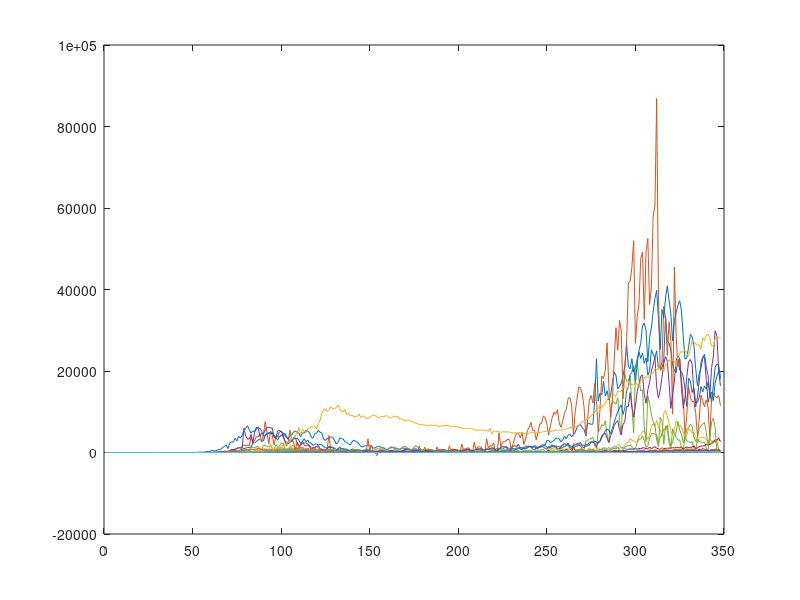

MATLAB code to generate this figure:
%Efstathios Dimitriadis 84xx
%Emmanouil Mylonas 9508
%Wave definition for our Country - UK and 10 other european Countries
%

%United Kingdom
total_cases_uk = [0	0	0	0	0	0	0	0	0	0	0	0	0	0	0	0	0	0	0	0	0	0	0	0	0	0	0	0	0	0	2	0	0	0	1	0	1	0	0	4	1	0	1	0	0	0	0	0	0	0	0	0	1	0	0	2	5	4	8	12	5	22	40	55	56	51	81	60	57	148	259	406	484	478	361	442	611	769	999	1055	1255	1198	1378	2338	2375	2692	3087	3197	2822	2858	4273	4514	4913	4868	4911	4020	3592	5282	5450	5131	4858	4313	3579	3489	4178	4326	5065	5292	4956	4721	3853	4854	4760	5487	5158	4970	3748	3473	4706	4729	5442	4966	4737	3229	2982	3389	3682	3827	3767	3063	2157	2329	3586	3402	3307	2628	2526	2079	1838	2589	3052	2718	2574	2062	1527	1364	1624	1672	1835	1760	1527	1125	1079	1441	1484	1356	1243	1120	801	721	1099	1158	1199	1017	1052	890	822	1043	1102	1013	1027	986	687	639	896	886	778	721	671	649	446	730	617	651	602	579	401	555	704	597	693	715	565	442	361	726	685	772	704	569	493	413	793	751	773	731	667	421	371	70	763	846	880	771	743	928	670	891	950	871	758	1062	816	1148	1009	1129	1440	1077	1040	713	1089	812	1182	1033	1288	1041	972	1184	1048	1522	1276	1108	1715	1406	1295	1508	1735	1940	1813	2988	2948	2460	2659	2919	3539	3497	3330	2621	3103	3991	3395	4322	4422	3899	4368	4926	6178	6634	6873	6041	5692	4044	7143	7108	6914	6968	12871	22961	12593	14542	14162	17540	13864	15165	12872	13972	17232	19724	18978	15635	16171	16981	18803	21330	26687	21238	20531	23012	19790	20890	22885	24700	23065	24405	21915	23254	18950	20018	25177	24138	23287	24957	20572	21350	20412	22950	33470	27301	26860	24962	21363	20051	19609	22915	20252	19875	18662	15450	11299	18213	17555	14739	15871	12155	12330	13429	16170	14878	16298	15539	17271	14718	12281	16578	20964	21672	21501	18447];
plot(total_cases_uk)
hold()
%1st wave is defined from day 50 to day 210
cases_uk = total_cases_uk(50:210);
normalised_cases_uk = cases_uk/sum(cases_uk);

total_deaths_uk = [0	0	0	0	0	0	0	0	0	0	0	0	0	0	0	0	0	0	0	0	0	0	0	0	0	0	0	0	0	0	0	0	0	0	0	0	0	0	0	0	0	0	0	0	0	0	0	0	0	0	0	0	0	0	0	0	0	0	0	0	0	0	0	0	0	1	1	0	1	4	0	2	1	19	14	22	17	34	46	32	58	36	76	148	191	181	288	292	212	374	403	672	657	736	756	599	567	1105	1030	1116	1122	843	657	724	1076	880	1036	913	1105	432	570	1224	847	682	1010	815	364	320	969	769	634	698	584	253	272	726	647	458	579	275	217	187	614	447	352	350	411	67	146	500	328	273	291	220	379	104	131	422	343	274	154	60	86	249	254	130	258	143	54	47	195	164	76	131	107	27	29	120	110	67	84	71	31	14	94	87	99	77	40	31	21	53	97	41	49	32	19	11	54	57	31	34	17	9	10	44	26	24	26	9	11	10	25	17	9	32	15	8	3	21	34	0	20	13	5	1	18	14	18	12	3	5	18	13	20	18	11	3	5	3	12	16	6	2	18	6	4	16	16	12	9	12	1	2	3	10	13	10	12	2	3	32	8	14	6	9	5	9	27	20	21	27	27	18	11	37	37	40	34	35	17	13	71	71	59	66	49	33	19	76	70	77	87	81	65	50	143	137	138	136	150	67	80	241	191	189	224	174	151	102	367	310	280	274	326	162	136	397	492	378	355	413	156	194	532	595	563	376	462	168	213	598	529	501	511	340	125	479	608	695	498	520	479	215	203	603	648	414	504	397	231	189	599	533	516	424	520	144];
plot(total_deaths_uk)
%1st wave is defined from day 50 to day 225
deaths_uk = total_deaths_uk(50:225);
normalised_deaths_uk = deaths_uk/sum(deaths_uk);

%Austria
total_cases_au = [0	0	0	0	0	0	0	0	0	0	0	0	0	0	0	0	0	0	0	0	0	0	0	0	0	0	0	0	0	0	0	0	0	0	0	0	0	0	0	0	0	0	0	0	0	0	0	0	0	0	0	0	0	0	0	2	0	3	2	3	4	4	6	5	12	33	25	3	29	51	64	115	143	151	205	156	316	314	550	453	375	607	855	796	606	1141	668	594	522	805	564	529	418	396	241	217	314	343	329	279	312	247	130	106	191	136	78	155	59	48	73	50	91	61	83	66	55	67	58	50	60	34	12	68	31	17	65	22	62	42	10	87	36	54	41	63	72	14	25	78	18	57	29	46	32	20	38	18	28	51	44	4	21	11	31	36	62	19	46	21	13	34	28	30	20	24	27	33	17	40	30	62	38	35	31	33	47	67	64	63	41	111	37	138	121	123	73	57	89	101	97	74	108	52	12	201	55	153	138	102	63	108	139	140	164	107	120	137	64	132	164	163	89	126	85	32	131	103	114	130	116	76	111	138	241	229	221	260	162	344	158	425	308	275	216	140	308	291	316	227	382	174	281	186	337	442	312	271	208	220	511	495	754	497	1005	495	384	549	860	704	922	821	757	609	593	747	661	688	1071	623	526	419	722	1146	564	872	830	599	1268	549	947	1221	1181	901	1298	608	1171	1606	1396	1691	2040	1062	1054	1803	2355	2570	3442	2989	2766	2512	2698	4149	4305	5243	5141	4526	3160	4445	6514	7051	6324	7898	6006	5704	3839	9643	10368	8962	7192	5278	4304	5664	7766	6830	6612	6239	5215	3090	4135	5896	5447	4818	4765	3907	2348	3464	3660	3783	3634	3160	2745	2181	2531	2913	2466	3026	2938	3005];
plot(total_cases_au)
%1st wave is defined from day 50 to day 150
cases_austria = total_cases_au(50:150);
normalised_cases_austria = cases_austria/sum(cases_austria);

total_deaths_au = [0	0	0	0	0	0	0	0	0	0	0	0	0	0	0	0	0	0	0	0	0	0	0	0	0	0	0	0	0	0	0	0	0	0	0	0	0	0	0	0	0	0	0	0	0	0	0	0	0	0	0	0	0	0	0	0	0	0	0	0	0	0	0	0	0	0	0	0	0	0	0	1	0	0	0	2	0	1	2	0	2	8	9	5	4	18	16	0	18	22	20	18	12	10	18	18	16	23	30	22	24	18	13	18	16	9	17	21	12	9	10	1	31	14	5	23	6	7	20	11	4	5	7	2	2	6	2	1	5	1	3	2	3	1	2	2	0	1	0	3	1	0	2	4	1	1	2	2	23	0	0	0	0	1	1	0	2	0	0	0	0	1	1	1	2	0	1	3	6	1	0	0	2	0	3	0	5	0	2	2	1	2	0	0	0	0	1	0	0	0	0	0	0	2	0	1	1	0	0	0	0	0	0	1	0	0	1	0	1	0	3	2	0	0	0	0	1	0	0	1	1	0	2	0	1	1	0	3	0	1	0	0	0	1	2	0	1	0	0	0	0	0	0	0	1	0	1	0	0	1	10	1	0	1	2	4	2	1	0	1	0	5	2	1	1	4	6	6	3	1	0	3	6	3	3	1	6	4	5	22	4	9	4	1	6	5	10	9	6	7	6	3	9	8	13	17	15	6	6	4	18	34	24	15	18	17	21	34	35	47	44	23	17	48	35	55	37	64	55	50	62	74	113	90	79	58	44	94	115	94	114	148	58	82	79	213	133	118	140	87	58	95	80	126	125	101	96	45];
plot(total_deaths_au)
%1st wave is defined from day 60 to day 200
deaths_austria = total_deaths_au(60:200); 
normalised_deaths_austria = deaths_austria/sum(deaths_austria);

%Belgium
total_cases_bel = [0	0	0	0	0	0	0	0	0	0	0	0	0	0	0	0	0	0	0	0	0	0	0	0	0	0	0	0	0	0	0	0	0	1	0	0	0	0	0	0	0	0	0	0	0	0	0	0	0	0	0	0	0	0	0	0	0	0	0	18	0	19	34	53	81	110	27	64	94	99	174	251	338	179	214	387	422	535	713	662	469	486	1328	1195	1199	1363	1520	845	685	1739	1683	1517	1479	1694	923	667	1937	1515	1599	2240	2336	1032	524	538	1561	1633	1675	1395	722	444	1278	1270	778	976	811	388	205	755	569	522	586	237	286	140	670	547	552	442	483	240	118	476	395	321	305	347	147	81	317	292	385	70	248	123	75	314	202	182	171	165	61	49	59	183	159	172	154	69	53	153	145	119	95	89	49	22	147	99	123	108	121	50	20	143	110	100	76	113	41	24	127	100	135	93	94	64	24	112	99	137	124	127	62	43	224	207	260	226	274	130	64	443	145	553	439	496	229	184	595	685	703	635	684	309	148	794	814	776	769	771	304	122	873	718	609	669	587	163	132	707	725	612	581	510	203	115	607	527	526	535	614	195	117	634	565	574	677	728	322	155	918	871	1024	1143	1284	617	301	1727	1628	1942	1752	1709	894	461	2204	2074	2097	1796	1623	944	540	2782	2984	3243	3410	3721	1709	1035	5249	5687	6803	6588	7789	4310	2403	9735	12577	12293	11818	13477	7995	4289	15560	19265	17485	17687	18876	11557	4895	19868	22210	17998	15090	15401	6308	2666	13858	12102	9230	7659	6648	3046	1448	8636	7701	2004	6482	5709	2371	1057	5821	4828	3700	3019	3081	1263	589	3953	2867	2673	2413	2700	1004	560	3293	2674	2611	2364	2549	1098	592	3353	2715	2708	2604	2751	856	2];
plot(total_cases_bel)
%1st wave is defined from day 60 to day 170
cases_belgium = total_cases_bel(60:170);
normalised_cases_belgium = cases_belgium/sum(cases_belgium);

total_deaths_bel = [0	0	0	0	0	0	0	0	0	0	0	0	0	0	0	0	0	0	0	0	0	0	0	0	0	0	0	0	0	0	0	0	0	0	0	0	0	0	0	0	0	0	0	0	0	0	0	0	0	0	0	0	0	0	0	0	0	0	0	0	0	0	0	0	0	0	0	0	1	0	3	1	3	5	6	12	10	22	33	35	40	47	78	77	107	102	128	141	149	170	208	233	219	236	271	247	257	277	322	272	302	284	265	277	261	280	246	205	208	190	206	203	181	156	155	142	154	135	110	107	87	93	75	94	95	81	76	71	74	71	72	65	45	56	43	45	30	31	37	33	30	34	41	25	33	26	24	24	26	16	23	22	21	23	20	14	12	11	12	9	12	12	7	10	5	3	8	7	7	5	4	3	9	12	4	3	5	2	8	5	3	8	2	5	2	3	2	1	3	1	2	0	2	4	0	3	5	5	2	3	1	2	1	2	2	5	1	2	4	1	3	2	3	2	5	3	5	5	4	6	2	5	11	13	11	12	12	9	7	7	11	9	4	3	5	3	5	5	4	3	4	6	1	3	3	2	4	2	1	2	4	3	2	3	5	1	1	4	3	2	1	6	8	3	3	1	8	4	5	6	12	13	10	6	15	11	15	14	14	18	20	20	19	22	26	36	34	41	35	36	23	31	52	52	62	55	94	93	94	121	132	142	139	185	177	164	208	172	198	206	214	208	210	194	218	196	173	183	175	192	195	153	158	172	165	138	135	139	120	138	118	124	114	119	99	110	117	93	106	85	83	96	91	83	87	92	48	6];
plot(total_deaths_bel)
%1st wave is defined from day 60 to day 225
deaths_belgium = total_deaths_bel(60:225);
normalised_deaths_belgium = deaths_belgium/sum(deaths_belgium);

%Denmark 
total_cases_den = [0	0	0	0	0	0	0	0	0	0	0	0	0	0	0	0	0	0	0	0	0	0	0	0	0	0	0	0	0	0	0	0	0	0	0	0	0	0	0	0	0	0	0	0	0	0	0	0	0	0	0	0	0	0	0	0	1	0	1	1	1	1	3	2	10	3	8	7	75	151	252	160	128	23	48	57	92	91	36	104	71	69	65	131	133	153	169	155	194	182	283	247	279	371	320	292	312	390	331	233	184	177	178	144	193	170	198	194	169	142	131	180	217	161	137	235	130	123	153	157	150	153	96	116	147	151	162	100	135	101	110	84	78	76	46	78	67	69	41	76	73	65	48	59	71	27	41	52	32	81	40	36	30	35	37	40	64	49	24	14	39	15	19	64	40	54	24	33	44	50	47	0	0	136	34	54	21	39	0	0	76	17	26	21	17	0	0	46	10	12	16	30	0	0	91	24	31	32	49	0	0	89	40	48	40	48	0	0	109	30	57	91	64	0	0	207	77	112	121	136	0	0	373	144	111	144	165	104	134	123	115	85	116	71	0	0	270	83	57	90	73	0	0	285	99	111	179	173	0	0	566	243	251	317	292	0	0	584	329	442	822	454	0	0	1476	476	558	559	678	619	424	435	392	534	398	536	370	378	377	322	331	446	482	444	340	389	290	492	430	418	500	451	452	529	630	760	859	789	945	1056	745	1017	860	1191	1126	948	942	1353	936	1223	1427	1050	891	771	1066	994	1011	1037	1078	1058	1195	1220	1257	1297	1257	1273	850	1169	1367	1183	1191	1323	1636	998	1129	1468	1586	1605	1603	2115	1745	2046	2150	2558	3132	3075	3552	2642];
plot(total_cases_den)
%1st wave is defined from day 64 to day 200
cases_denmark = total_cases_den(64:200);
normalised_cases_denmark = cases_denmark/sum(cases_denmark);

total_deaths_den = [0	0	0	0	0	0	0	0	0	0	0	0	0	0	0	0	0	0	0	0	0	0	0	0	0	0	0	0	0	0	0	0	0	0	0	0	0	0	0	0	0	0	0	0	0	0	0	0	0	0	0	0	0	0	0	0	0	0	0	0	0	0	0	0	0	0	0	0	0	0	0	0	0	0	1	0	3	0	2	3	4	0	11	8	2	7	11	13	7	5	13	14	19	16	22	18	8	16	15	19	10	13	13	12	14	10	12	15	10	9	9	6	14	10	9	15	4	5	7	9	9	10	11	8	9	7	3	6	6	4	3	5	4	6	4	0	5	4	1	3	3	7	0	0	1	1	0	2	3	0	3	3	2	4	0	2	4	1	2	4	0	0	0	1	3	0	1	0	0	2	0	0	0	2	1	0	0	1	0	0	1	0	1	0	0	0	0	1	2	0	0	0	0	0	1	0	0	0	1	0	0	0	0	0	1	1	0	0	0	0	1	1	0	0	0	1	0	0	1	0	0	0	3	1	0	0	0	0	0	0	0	0	0	0	0	0	2	0	0	1	0	0	0	0	1	1	0	1	0	0	1	0	0	1	0	0	0	4	0	0	2	0	0	0	5	1	2	2	2	1	1	0	1	0	1	1	2	4	1	4	0	2	0	2	2	2	3	1	2	0	2	1	6	2	2	4	3	3	2	6	1	6	1	3	2	2	1	4	1	4	5	2	3	4	3	3	2	1	1	3	4	4	2	3	5	3	3	5	8	5	9	5	7	6	8	9	6	6	9	11	7	9	7	3	14	9	8	6];
plot(total_deaths_den)
%1st wave is defined fron day 73 to day 227
deaths_denmark = total_deaths_den(73:227);
normalised_deaths_denmark = deaths_denmark/sum(deaths_denmark);

%France
total_cases_fr = [0	0	0	0	0	0	0	0	0	0	0	0	0	0	0	0	0	0	0	0	0	0	0	3	0	0	0	1	1	1	0	0	0	0	0	0	0	5	0	0	0	0	0	0	0	0	1	0	0	0	0	0	0	0	0	2	3	21	19	43	30	48	34	73	138	190	103	410	286	372	497	595	785	838	924	1210	1097	1404	1861	1617	1847	1559	3838	2446	2931	3922	3809	4611	2599	4376	7578	4861	2116	5233	4267	1873	3912	3777	3881	4286	4342	3114	1613	2673	5497	2633	2641	405	2569	785	2051	2667	1827	1653	1773	1537	461	1195	1065	1607	1139	604	794	308	576	1104	4183	629	642	433	209	456	708	507	622	563	372	120	492	524	418	318	403	240	115	358	276	191	3325	597	1828	257	338	-766	352	767	611	579	343	211	403	545	425	726	526	407	152	344	458	467	811	641	284	373	517	81	0	1588	0	0	1324	541	918	659	582	0	0	1375	475	663	621	658	0	0	1625	0	927	534	836	0	0	2080	584	998	1062	1130	0	0	2551	725	1392	1377	1346	0	0	3376	1039	1695	1604	2288	0	0	4854	1397	2524	2669	2846	3310	3015	493	2238	3776	4771	4586	3602	4897	1955	3304	5429	6111	7379	5453	5413	3082	4982	7017	7157	8975	8550	7071	4203	6544	8577	9843	9406	10561	7183	6158	7852	9784	10593	13215	13498	11569	4298	10008	13072	16096	15797	14412	11123	4070	8051	12845	13970	12148	16972	12545	5104	10489	18746	18129	20339	26896	16101	8505	12993	22591	30621	25086	32427	29837	13243	20468	26676	41622	42032	45422	52010	26771	33417	36437	47637	49215	32641	49290	52518	36330	40558	58046	60486	86852	38619	20155	22180	35879	33172	23794	32095	27228	9406	45522	28383	21150	22882	17881	13157	4452	9155	16282	13563	12539	12500	9784	4005	8083	14064	12696	11221	12923	11022	3411	13713	14595	13750	13406	13947	11533];
for i=1:length(total_cases_fr)
    if total_cases_fr < 0
        total_cases_fr = 0;
    end
end
plot(total_cases_fr)
%1st wave is defined from day 58 to day 150
normalised_cases_france = total_cases_fr(58:150)/sum(total_cases_fr(58:150));

total_deaths_fr = [0	0	0	0	0	0	0	0	0	0	0	0	0	0	0	0	0	0	0	0	0	0	0	0	0	0	0	0	0	0	0	0	0	0	0	0	0	0	0	0	0	0	0	0	1	0	0	0	0	0	0	0	0	0	0	0	1	0	0	0	0	1	1	0	3	2	1	9	11	3	15	13	18	12	36	21	27	69	128	78	112	112	186	240	231	365	299	319	292	418	499	509	471	2004	1053	518	833	1417	541	1341	987	635	561	574	762	1438	753	761	642	395	547	531	544	516	389	369	242	437	367	427	289	218	166	135	306	330	278	178	243	80	70	263	348	83	351	130	88	68	186	125	110	83	74	43	35	65	98	66	66	52	57	31	31	107	81	44	46	31	13	54	87	23	27	28	24	9	29	111	28	28	14	16	7	23	57	11	21	26	0	0	35	30	18	14	18	0	0	27	13	32	14	25	0	0	25	0	91	18	14	0	0	13	0	7	10	10	0	0	17	14	15	16	11	0	0	29	2	9	7	12	0	0	16	14	17	17	18	3	1	19	22	17	12	23	9	1	15	16	0	32	20	6	4	29	26	25	0	0	12	3	25	38	30	19	80	17	6	34	49	46	50	154	25	11	53	78	43	52	150	39	27	81	85	63	63	136	43	32	69	66	80	76	109	54	46	95	108	104	88	178	89	85	146	262	163	162	298	137	116	257	523	244	235	545	223	231	416	854	385	363	828	304	270	548	1220	328	425	932	354	302	506	1219	425	429	1138	253	214	500	1005	381	339	957	213	198	406	775	310	324	627	214	174	366	831	296	292	627	194	150];
plot(total_deaths_fr)
%1st wave is defined from day 66 to day 200
normalised_deaths_france = total_deaths_fr(66:200)/sum(total_deaths_fr(66:200));

%Germany
total_cases_ge = [0	0	0	0	0	0	0	0	0	0	0	0	0	0	0	0	0	0	0	0	0	0	0	0	0	0	1	3	0	1	2	1	1	2	0	0	1	1	0	0	0	2	0	0	0	0	0	0	0	0	0	0	0	0	0	2	4	26	10	54	18	28	39	66	138	284	163	55	237	157	271	802	693	733	1043	1174	1144	1042	5940	4049	3276	3311	4438	2342	4954	5780	6294	3965	4751	4615	5453	6156	6174	6082	5936	3677	3834	4003	4974	5323	4133	2821	2537	2082	2486	2866	3380	3609	2458	1775	1785	2237	2352	2337	2055	1737	1018	1144	1304	1478	1639	945	793	679	685	947	1284	1209	1251	667	357	933	798	933	913	620	583	342	513	797	745	460	638	431	289	432	362	353	741	738	286	333	213	342	394	507	407	301	214	350	318	555	258	348	247	192	378	345	580	770	601	687	537	503	587	630	477	687	256	262	498	466	503	446	422	239	219	390	397	442	395	378	248	159	412	351	534	583	529	202	249	522	454	569	815	781	305	340	633	684	902	870	955	240	509	879	741	1045	1147	1122	555	436	966	1226	1445	1449	1415	625	561	1390	1510	1707	1427	2034	782	711	1278	1576	1507	1571	1479	785	610	1218	1256	1311	1453	1378	988	814	1499	1176	1892	1484	1630	948	927	1407	1901	2194	1916	2297	1345	922	1821	1769	2143	2153	2507	1410	1192	2089	1798	2503	2673	2563	2279	1382	2639	2828	4058	4516	4721	3483	2467	4122	5132	6638	7334	7830	5587	4325	6868	7595	11287	11242	14714	11176	8685	11409	14964	16774	18681	19059	14177	12097	15352	17214	19990	21506	23399	16017	13363	15332	18487	21866	23542	22461	16947	10824	14419	17561	22609	23648	22964	15741	10864	13554	18633	22268	22806	21695	14611	11169	13604	17270	22046	23448	23318	17767	12332	14055	20815	23679	29875	28438	20200	16362];
plot(total_cases_ge)
%1st wave is defined from day 57 to day 186
normalised_cases_germany = total_cases_ge(57:186)/sum(total_cases_ge(57:186));

total_deaths_ge = [0	0	0	0	0	0	0	0	0	0	0	0	0	0	0	0	0	0	0	0	0	0	0	0	0	0	0	0	0	0	0	0	0	0	0	0	0	0	0	0	0	0	0	0	0	0	0	0	0	0	0	0	0	0	0	0	0	0	0	0	0	0	0	0	0	0	0	0	2	0	1	2	0	3	4	1	0	0	30	2	22	27	32	23	49	55	72	64	66	128	149	140	145	141	184	92	173	254	246	266	171	129	126	170	285	315	299	242	184	110	194	281	215	227	179	140	110	163	202	173	193	94	74	43	139	165	123	147	103	26	22	116	101	89	101	57	33	21	72	83	57	27	42	31	10	45	47	62	39	39	11	11	11	29	30	32	33	22	6	37	18	26	8	18	6	4	9	30	26	16	10	0	3	10	19	13	21	6	3	4	12	12	9	9	7	2	4	8	12	12	6	6	3	1	4	3	7	4	1	1	2	4	5	6	10	7	0	0	4	6	6	7	0	0	7	8	12	7	8	12	1	1	4	6	4	14	6	0	1	4	7	10	7	7	2	3	5	3	5	3	1	6	3	4	11	8	1	2	1	0	4	9	3	1	5	2	1	12	6	3	7	6	2	0	10	13	19	15	9	5	3	11	17	12	8	19	2	5	12	16	16	11	15	11	6	13	43	33	24	33	10	12	47	39	30	49	49	29	24	42	85	89	77	103	29	49	131	151	118	166	130	63	63	154	261	215	218	178	107	62	267	305	251	260	254	138	90	249	410	389	426	379	158	125	388	487	479	432	483	255	147	423	590	440	598	496	321	188];
plot(total_deaths_ge)
%1st wave is defined from day 67 to day 228
normalised_deaths_germany = total_deaths_ge(67:228)/sum(total_deaths_ge(67:228));

%Greece
total_cases_gr = [0	0	0	0	0	0	0	0	0	0	0	0	0	0	0	0	0	0	0	0	0	0	0	0	0	0	0	0	0	0	0	0	0	0	0	0	0	0	0	0	0	0	0	0	0	0	0	0	0	0	0	0	0	0	0	0	1	2	1	3	0	3			22	13	21	7	11	6	9	34	57	38	103	21	35	31	46	31	35	94	71	48	78	71	74	95	95	56	102	61	139	99	60	62	20	77	52	71	56	70	33	31	25	22	15	0	0	28	10	156	7	55	27	16	0	28	0	42	15	0	29	6	6	10	21	15	13	19	6	10	18	16	10	40	9	15	2	4	10	3	20	3	2	4	10	11	3	3	6	2	1	19	0	15	15	13	17	52	9	10	20	20	4	9	13	14	55	24	10	19	10	21	15	8	11	22	23	10	14	19	23	26	28	25	8	43	27	33	50	60	40	31	23	57	27	29	25	19	24	5	36	29	33	25	31	27	34	52	57	65	76	110	75	75	118	118	150	147	151	202	126	193	235	204	251	226	217	147	250	212	250	204	243	283	155	168	293	251	269	177	157	183	207	233	241	202	186	138	139	169	248	372	282	302	204	180	310	311	359	338	240	164	453	333	358	341	286	315	216	263	416	352	411	460	267	229	300	399	406	434	391	306	280	294	408	435	452	503	482	438	432	667	865	882	841	935	790	714	1256	1547	1211	1686	2055	1678	1151	2166	2646	2915	2447	2555	1889	1489	2383	2751	3316	3038	2835	1695	2198	2422	3209	3227	2551	2309	1498	1387	2131	2151	2018	1981	1747	1193	1044	2199	2185	1882	1648	1383	903	1250	1324	1675	1533	1395	1194	692];
%plot(total_cases_gr)
%1st wave is defined from day 58 to day 150
normalised_cases_greece = total_cases_gr(58:150)/sum(total_cases_gr(58:150));

total_deaths_gr = [0	0	0	0	0	0	0	0	0	0	0	0	0	0	0	0	0	0	0	0	0	0	0	0	0	0	0	0	0	0	0	0	0	0	0	0	0	0	0	0	0	0	0	0	0	0	0	0	0	0	0	0	0	0	0	0	0	0	0	0	0	0			0	0	0	0	0	0	1	0	0	2	1	0	1	0	0	3	5	2	2	3	2	4	2	4	6	5	6	1	3	6	9	5	6	2	2	3	4	3	5	1	2	1	3	0	0	5	6	5	0	4	5	0	0	6	0	3	1	0	3	1	2	0	1	1	2	1	0	0	1	3	1	4	2	1	2	0	1	2	1	2	0	1	1	0	2	0	0	0	4	0	0	1	0	0	0	2	1	0	0	0	0	0	1	1	2	1	1	1	0	0	0	0	1	0	0	0	0	1	0	0	0	0	0	0	1	0	0	0	0	0	0	0	0	0	1	0	0	1	2	3	1	0	0	1	0	1	0	0	3	0	2	1	0	1	0	0	1	1	1	1	2	5	2	3	2	2	2	3	0	3	2	2	0	1	5	6	5	1	2	4	5	2	5	1	1	4	5	1	3	4	3	2	3	5	3	3	9	2	4	7	6	8	5	9	3	7	3	4	5	3	2	5	7	4	8	3	4	6	1	5	13	7	6	7	13	8	10	9	11	8	6	15	10	5	10	7	12	10	12	5	6	9	7	13	18	29	13	34	35	41	41	43	50	38	38	71	59	63	60	59	72	108	103	84	101	87	99	101	121	98	85	111	89	100	98	98	101	89	102	95	81	102	68	85];
%plot(total_deaths_gr)
%1st wave is defined from day 69 to day 180
normalised_deaths_greece = total_deaths_gr(69:180)/sum(total_deaths_gr(69:180));

%Ireland
total_cases_ir = [0	0	0	0	0	0	0	0	0	0	0	0	0	0	0	0	0	0	0	0	0	0	0	0	0	0	0	0	0	0	0	0	0	0	0	0	0	0	0	0	0	0	0	0	0	0	0	0	0	0	0	0	0	0	0	0	0	0	0	1	0	1		4	7	5	1	2	14		8	27	21	38	40	54	69	74	191	126	102	121	219	204	235	255	302	294	200	295	325	212	402	424	331	507	253	345	515	1169	696	839	727	992	832	1068	724	709	778	493	401	388	631	936	577	377	701	386	229	376	359	221	343	330	216	261	265	137	156	219	236	139	107	159	426	129	92	64	88	51	64	76	115	76	57	59	37	68	38	35	53	61	72	4	45	31	21	20	18	6	8	16	7	12	45	8	18	13	7	14	13	6	5	4	8	5	9	9	23	2	23	11	4	12	9	11	18	4	7	4	23	24	22	17	10	32	13	15	32	20	10	6	36	17	7	19	24	12	11	37	13	85	38	44	53	46	45	50	69	98	174	68	56	33	37	91	66	196	66	56	186	48	129	79	153	61	147	85	162	90	126	141	40	51	214	89	92	97	231	138	102	306	84	196	211	159	255	207	357	250	224	248	267	395	188	323	231	319	321	245	430	388	362	415	442	466	605	364	519	424	609	502	617	1011	814	823	808	1084	1186	998	1251	1284	1031	1263	1166	1054	785	847	1020	939	700	667	863	762	397	546	748	298	435	563	492	317	539	265	230	358	385	467	427	377	453	330	372	415	329	341	318	250	219	257	307	205	243	299	303	254	268	162	263	457	298	222	214	218	303	304	249	429];
plot(total_cases_ir)
%1st day is defined from day 59 to day 184
normalised_cases_ireland = total_cases_ir(59:184)/sum(total_cases_ir(59:184));

total_deaths_ir = [0	0	0	0	0	0	0	0	0	0	0	0	0	0	0	0	0	0	0	0	0	0	0	0	0	0	0	0	0	0	0	0	0	0	0	0	0	0	0	0	0	0	0	0	0	0	0	0	0	0	0	0	0	0	0	0	0	0	0	0	0	0		0	0	0	0	0	0		1	0	0	1	0	0	0	0	1	0	0	1	2	1	2	10	3	14	10	8	17	14	13	22	17	21	16	36	25	28	24	33	14	31	41	38	42	44	41	39	77	43	39	25	35	234	24	15	57	31	42	33	0	38	16	20	36	28	26	17	12	9	21	9	9	12	15	10	4	14	10	12	9	12	2	0	9	16	8	6	5	0	0	8	1	5	6	0	9	4	8	4	8	2	0	1	0	3	1	4	0	1	0	2	3	6	1	3	4	1	0	1	2	0	2	1	0	0	2	0	0	1	2	0	0	0	2	1	3	1	0	0	0	1	9	0	0	0	0	0	0	0	0	0	0	0	0	0	5	4	0	0	0	1	1	0	0	0	0	0	1	0	1	0	1	0	0	0	0	0	0	0	0	0	0	0	0	0	0	0	0	1	3	0	0	2	1	0	3	1	1	3	0	0	0	0	2	3	0	5	0	0	1	1	2	-5	9	0	0	1	5	1	4	0	5	1	3	5	3	3	8	3	0	13	3	3	7	4	0	3	5	6	6	6	5	2	2	5	8	3	7	5	2	1	15	2	0	7	6	1	5	11	11	4	8	4	0	0	6	5	3	7	7	2	1	16	5	6	6	11	0	0	0	5	15	3	3	1];
for i=1:length(total_deaths_ir)
    if total_deaths_ir(i)<0
        total_deaths_ir(i) = 0;
    end
end
plot(total_deaths_ir)
%1st wave is defined from day 67 to day 205
normalised_deaths_ireland = total_deaths_ir(67:205)/sum(total_deaths_ir(67:205));

%Italy
total_cases_it = [0	0	0	0	0	0	0	0	0	0	0	0	0	0	0	0	0	0	0	0	0	0	0	0	0	0	0	0	0	3	0	0	0	0	0	0	0	0	0	0	0	0	0	0	0	0	0	0	0	0	0	14	62	53	97	93	78	250	238	240	561	347	466	587	769	778	1247	1492	1797	977	2313	2651	2547	3497	2823	4000	3526	4207	5322	5986	6557	5560	4789	5249	5210	6153	5959	5974	5217	4050	4053	4782	4668	4585	4805	4316	3599	3039	3836	4204	3951	4694	4092	3153	2972	2667	3786	3493	3491	3047	2256	2729	3370	2646	3021	2357	2324	1739	2091	2086	1872	1965	1900	1389	1221	1075	1444	1401	1327	1083	802	744	1402	888	992	789	875	675	451	813	665	642	652	669	531	300	397	584	593	516	416	355	178	318	321	177	518	270	197	280	283	202	379	163	346	338	301	210	328	331	-148	264	224	221	113	577	296	255	175	174	126	142	182	201	223	235	192	208	137	193	214	276	188	234	169	114	162	230	231	249	218	190	128	280	306	252	274	254	168	202	288	382	379	295	238	159	190	384	401	552	347	463	259	412	476	522	574	629	477	320	401	642	840	947	1071	1209	953	876	1366	1409	1460	1444	1365	996	975	1326	1397	1732	1694	1296	1150	1369	1430	1597	1616	1501	1456	1008	1229	1452	1583	1907	1637	1587	1350	1391	1640	1786	1912	1869	1766	1494	1647	1850	2548	2499	2843	2578	2257	2677	3677	4458	5372	5724	5456	4619	5898	7332	8803	10009	10925	11705	9337	10871	15199	16078	19143	19640	21273	17007	21989	24988	26829	31079	31756	29905	22253	28241	30548	34502	37802	39809	32614	25269	35090	32961	37977	40902	37249	33977	27352	32191	34280	36176	37239	34764	28337	22927	23227	25852	29001	28342	26315	20646	16376	19347	20709	23219	24110	21052	18887	13679	14837	12755	16998	18726	19902	17937];
for i=1:length(total_cases_it)
    if total_cases_it(i)<0
        total_cases_it(i) = 0;
    end
end
plot(total_cases_it)
%1st wave is defined from day 52 to day 196
normalised_cases_italy = total_cases_it(52:196)/sum(total_cases_it(52:196));

total_deaths_it = [0	0	0	0	0	0	0	0	0	0	0	0	0	0	0	0	0	0	0	0	0	0	0	0	0	0	0	0	0	0	0	0	0	0	0	0	0	0	0	0	0	0	0	0	0	0	0	0	0	0	0	0	2	0	4	5	1	5	4	8	6	17	28	27	41	49	36	133	98	167	196	189	252	173	370	347	347	473	429	625	795	649	601	743	685	660	971	887	758	810	839	727	760	764	681	527	636	604	540	612	570	619	431	564	604	578	525	575	480	433	454	534	437	464	420	415	260	333	382	323	285	269	474	174	195	236	369	274	243	194	165	179	172	195	262	242	153	145	99	162	161	156	130	119	50	92	78	117	70	87	111	75	60	55	71	88	85	72	53	65	79	71	53	56	78	44	26	34	43	66	47	49	24	23	18	-31	34	30	8	22	6	23	21	30	15	21	7	8	30	15	12	12	7	9	13	17	13	20	11	14	3	13	15	9	10	5	5	5	5	11	6	3	9	5	8	12	5	10	6	3	13	2	4	6	10	6	3	158	4	4	5	7	6	9	3	7	4	4	13	5	9	1	4	6	8	6	10	11	16	7	12	10	14	10	10	6	7	14	9	12	13	10	24	15	17	14	20	23	20	17	17	16	24	19	24	23	27	18	16	28	31	22	28	29	26	39	41	43	83	55	47	69	73	89	127	136	91	151	128	141	221	205	217	199	297	208	233	353	352	428	446	425	331	356	580	623	636	550	544	546	504	731	753	653	699	692	562	630	853	722	822	827	686	541	672	785	684	993	814	662	564	528	634	499	887	761	649	484];
for i=1:length(total_deaths_it)
    if total_deaths_it(i)<0
        total_deaths_it(i) = 0;
    end
end
plot(total_deaths_it)
%1st wave is defined from day 52 to day 228
normalised_deaths_italy = total_deaths_it(52:228)/sum(total_deaths_it(52:228));

%Russia
total_cases_ru = [0	0	0	0	0	0	0	0	0	0	0	0	0	0	0	0	0	0	0	0	0	0	0	0	0	0	0	0	0	0	2	0	0	0	0	0	0	0	0	0	0	0	0	0	0	0	0	0	0	0	0	0	0	0	0	0	0	0	0	0	0	1	1	0	0	6	0	0	0	0	15	5	15	14	4	30	21	33	52	54	53	61	71	57	163	182	196	228	270	302	501	440	771	601	582	658	954	1154	1175	1459	1786	1667	2186	2558	2774	3388	3448	4070	4785	6060	4268	5642	5236	4774	5849	5966	6361	6198	6411	5841	7099	7933	9623	10633	10581	10102	10559	11231	10699	10817	11012	11656	10899	10028	9974	10598	9200	9709	8926	9263	8764	8849	8894	9434	8599	8946	8915	8338	8371	8572	8952	9268	9035	8863	8536	8831	8726	8855	8984	8985	8595	8404	8779	8987	8706	8835	8246	8248	7843	7790	7972	7889	7728	7600	7425	7176	7113	6800	6852	6791	6719	6693	6556	6760	6718	6632	6736	6611	6368	6562	6509	6635	6611	6615	6537	6248	6422	6428	6406	6234	6109	5940	5842	5862	5848	5811	5871	5765	5635	5395	5475	5509	5482	5462	5427	5394	5159	5920	4551	5241	5212	5189	5118	4945	5102	5057	5065	5061	4969	4892	4748	4828	4785	4870	4921	4852	4744	4696	4676	4711	4829	4941	4980	4993	4729	4952	4995	5110	5205	5195	5185	5099	5218	5363	5504	5488	5449	5509	5529	5670	5762	5905	6065	6148	6196	6215	6431	6595	7212	7523	7867	8135	8232	8481	8945	9412	9859	10499	10888	11615	11115	11493	12126	12846	13634	13592	13868	14231	13754	15150	14922	15099	15982	16319	15700	15971	17340	16521	16710	17347	16550	16202	17717	18283	18140	18665	18257	18648	19768	19404	20582	20396	20498	21798	20977	19851	21608	21983	22702	22572	22778	22410	20985	23610	24318	24822	24581	25173	24326	23675	25487	27543	27100	26683	26338	26402	25345	28145	27403	28782	29039	28142	26097	26190	27927	28585	28137	28080];
plot(total_cases_ru)
%1st wave is defined from day 77 to day 238
normalised_cases_russia = total_cases_ru(77:238)/sum(total_cases_ru(77:238));

total_deaths_ru = [0	0	0	0	0	0	0	0	0	0	0	0	0	0	0	0	0	0	0	0	0	0	0	0	0	0	0	0	0	0	0	0	0	0	0	0	0	0	0	0	0	0	0	0	0	0	0	0	0	0	0	0	0	0	0	0	0	0	0	0	0	0	0	0	0	0	0	0	0	0	0	0	0	0	0	0	0	0	0	0	0	0	0	0	0	2	2	1	3	2	7	7	6	4	9	2	2	11	5	13	18	12	24	18	22	28	34	41	40	48	44	51	57	42	60	66	66	48	72	105	101	96	53	58	76	95	86	88	98	104	88	94	107	96	93	113	119	94	91	115	135	127	150	139	153	92	174	161	174	232	181	138	162	182	178	169	144	197	134	112	170	217	174	183	114	119	143	193	194	312	182	30	109	95	153	154	92	176	188	104	93	154	216	147	176	168	134	135	198	173	176	174	188	130	104	175	156	167	186	124	95	85	153	165	147	154	146	77	85	150	169	129	161	95	70	79	144	181	74	119	129	77	130	70	129	124	114	119	68	55	132	117	110	90	121	73	65	120	115	121	110	111	68	83	123	115	114	121	110	61	51	122	160	110	102	119	94	57	150	132	144	134	144	79	71	160	150	149	108	169	99	61	160	177	169	186	174	107	117	188	202	191	201	197	143	125	244	239	286	232	279	185	179	269	317	290	283	296	229	219	320	346	366	355	334	245	238	355	389	292	378	364	286	256	368	432	439	411	391	352	303	442	456	463	461	467	401	361	491	507	524	496	510	459	368	569	589	554	569	508	457	456	562	559	562	613	560	488];
plot(total_deaths_ru)
%1st wave is defined from day 87 to day 248
normalised_deaths_russia = total_deaths_ru(87:248)/sum(total_deaths_ru(87:248));

%Sweden
total_cases_sw = [0	0	0	0	0	0	0	0	0	0	0	0	0	0	0	0	0	0	0	0	0	0	0	0	0	0	0	0	0	0	0	0	0	0	1	0	0	0	0	0	0	0	0	0	0	0	0	0	0	0	0	0	0	0	0	0	1	1	8	3	0	5	13	30	25	59	33	46	101	98	196	151	152	71	69	83	119	145	143	180	136	118	182	230	314	286	365	300	280	416	475	486	554	601	357	340	389	738	654	645	454	395	464	437	479	604	623	688	532	388	461	707	722	758	780	473	300	563	742	799	636	532	299	261	477	657	745	784	700	509	279	455	754	698	657	688	358	259	430	666	808	610	532	403	210	491	746	800	774	773	432	265	648	900	1046	1038	1146	780	462	677	937	1437	1293	1329	1032	418	685	1209	1457	1494	1209	698	321	800	1309	1698	1279	1204	755	415	727	804	684	687	694	364	315	251	278	533	334	369	308	106	170	312	287	268	284	191	110	131	226	297	220	262	138	42	71	283	301	302	258	303	38	165	333	425	378	380	260	73	196	417	443	363	344	226	63	174	314	351	333	298	160	57	174	222	244	202	179	131	48	162	171	213	286	262	171	67	185	236	314	254	291	206	106	220	292	330	389	437	279	132	266	438	553	540	630	325	167	378	613	689	633	712	461	156	374	786	831	834	783	509	161	637	916	968	902	1179	697	321	771	1290	1570	1666	1868	1477	514	1068	2415	3390	3262	4055	2987	1297	1570	3608	4483	4744	4453	4452	2097	3725	4498	5709	5564	6731	3513	1582	2543	4460	4961	7621	5458	4493	2422	3874	5674	6061	6901	6461	3825	2754	3488	5819	6548	6990	7343	4865	1803	3778	7449	8402	6051	0	0	0];
plot(total_cases_sw)
%1st wave is defined from day 60 to day 241
normalised_cases_sweden = total_cases_sw(60:241)/sum(total_cases_sw(60:241));

total_deaths_sw = [0	0	0	0	0	0	0	0	0	0	0	0	0	0	0	0	0	0	0	0	0	0	0	0	0	0	0	0	0	0	0	0	0	0	0	0	0	0	0	0	0	0	0	0	0	0	0	0	0	0	0	0	0	0	0	0	0	0	0	0	0	0	0	0	0	0	0	0	0	0	20	0	1	1	2	2	1	6	7	9	8	11	11	21	22	31	32	35	38	45	48	53	70	80	70	85	90	84	115	86	90	102	97	84	92	115	111	83	86	87	85	62	77	86	89	73	74	74	83	83	78	78	73	75	84	72	73	80	60	68	73	65	61	50	46	58	48	53	59	41	52	53	56	55	44	42	28	38	40	41	39	46	39	36	28	43	37	29	33	38	33	40	35	29	33	27	30	28	32	29	30	29	22	20	25	22	23	11	14	23	16	20	15	15	8	15	9	15	12	11	15	14	10	8	12	8	6	6	7	11	7	6	7	6	5	3	1	2	6	4	1	0	2	2	3	4	2	1	4	2	1	4	2	4	3	5	1	1	0	3	4	1	2	5	1	3	1	1	2	1	1	1	3	2	3	2	2	0	0	3	1	1	2	2	4	1	2	2	1	2	1	1	1	4	2	1	0	1	4	2	1	1	2	4	1	3	3	3	2	4	3	1	5	5	2	3	1	2	3	2	4	1	4	4	3	9	7	8	8	11	9	9	9	9	13	22	20	19	21	22	25	26	22	35	35	27	28	32	37	39	37	40	51	45	45	51	57	54	68	67	57	50	42	45	55	51	52	51	37	19	44	19	24	15	7	0	0	0];
plot(total_deaths_sw)
%1st wave is defined from day 69 to day 250
normalised_deaths_sweden = total_deaths_sw(69:250)/sum(total_deaths_sw(69:250));
